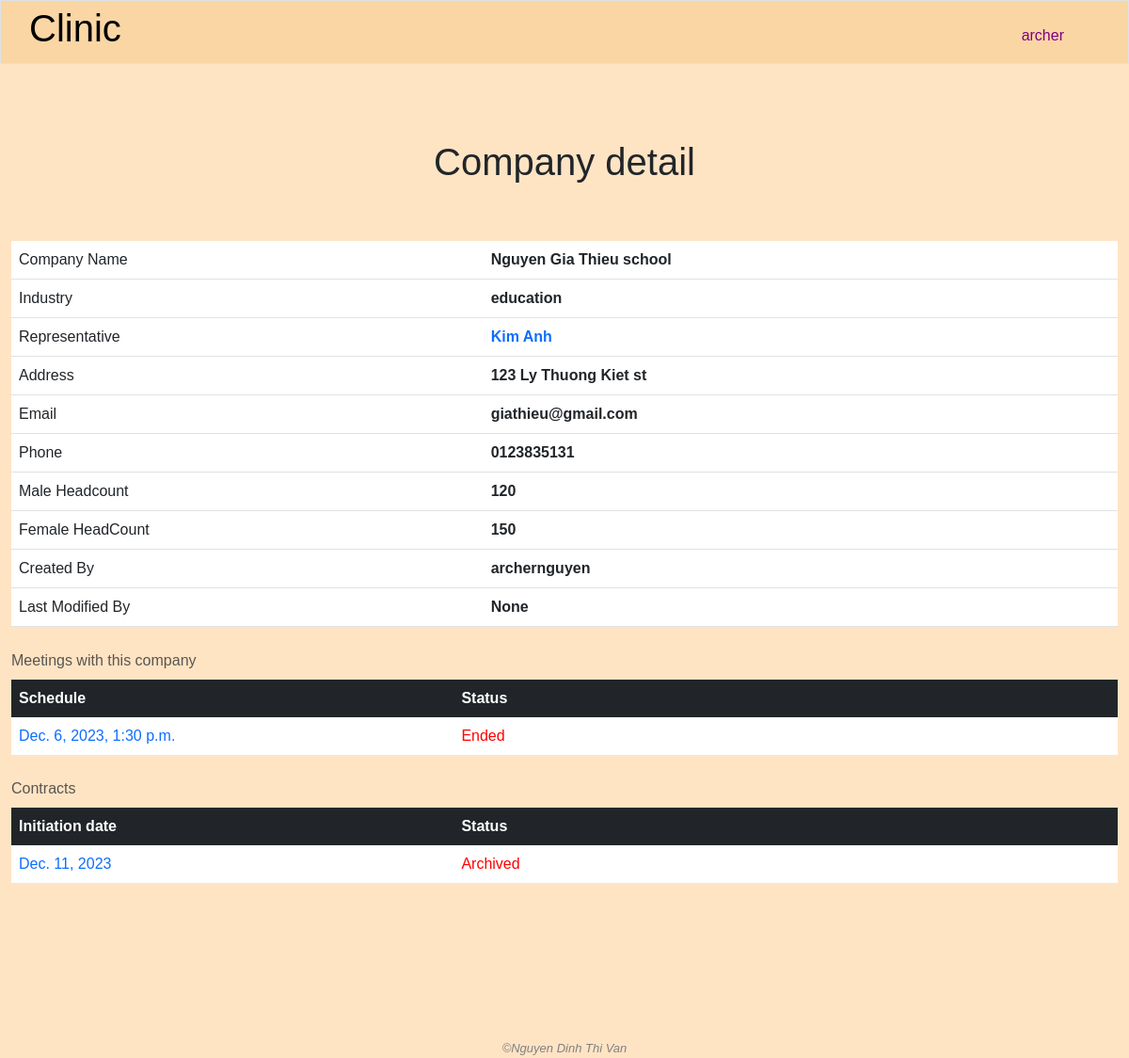
Page /company_detail/15 (signed in) on the earlier database version.
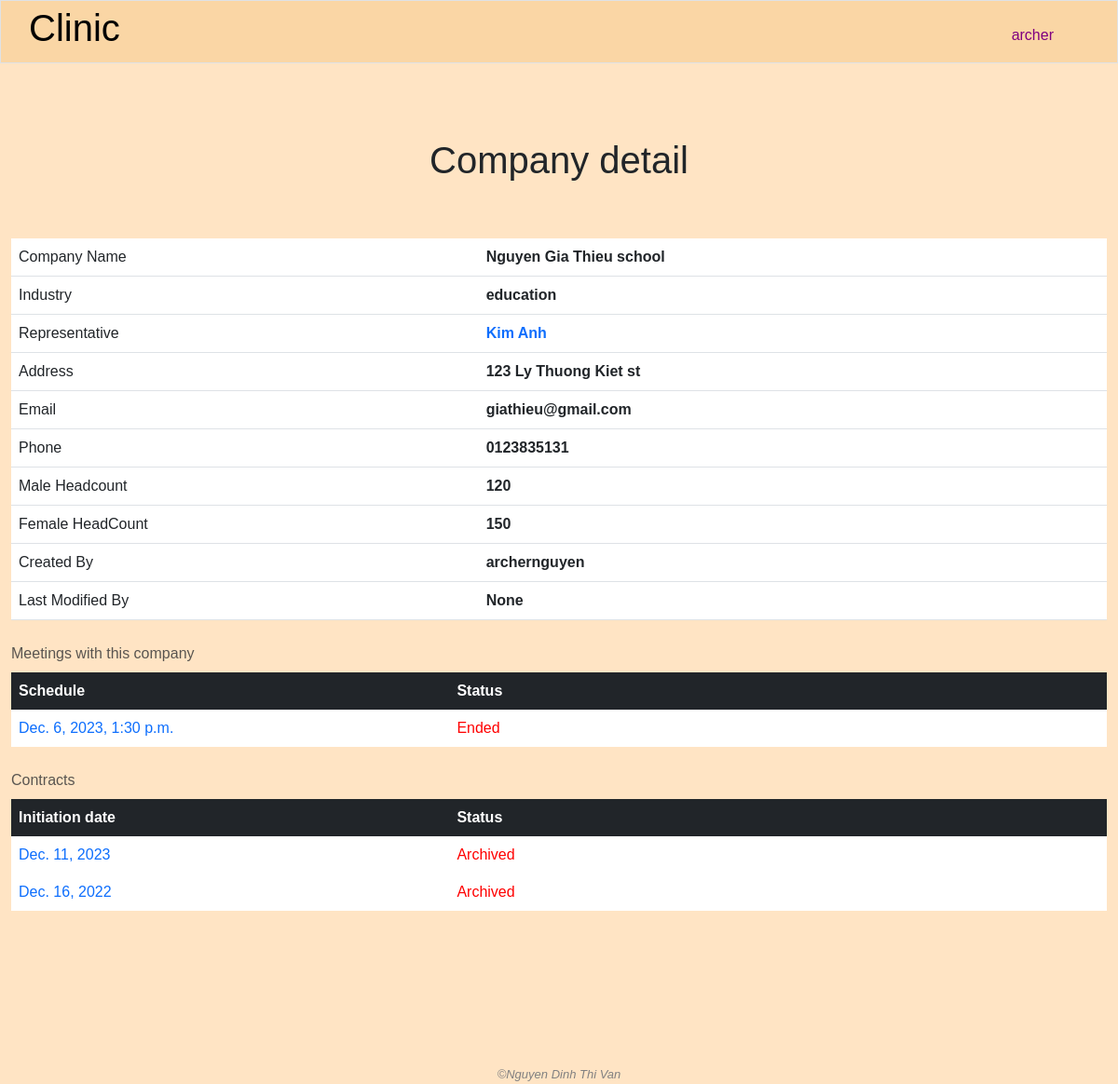
Same page on the later database version.
### clinic/models.py (models this page shows, shortened)
class MeetUp(models.Model):
    start_time = models.DateTimeField(blank=True, null=True)
    end_time = models.DateTimeField(blank=True, null=True)
    client = models.ForeignKey(Company, on_delete=models.CASCADE, related_name='meetings')
    created = models.DateTimeField(auto_now_add=True)
    end_or_not = models.BooleanField(default=False)

class Contract(models.Model):
    client = models.ForeignKey(Company, on_delete=models.CASCADE, related_name='contracts')
    services = models.ManyToManyField(Service, related_name='contracts')
    male_headcount = models.IntegerField()
    female_headcount = models.IntegerField()
    total_value = models.IntegerField(blank=True, null=True)
    discount = models.DecimalField(max_digits=5, decimal_places=2, default=0.00)
    revenue = models.IntegerField(blank=True, null=True)
    initiation_date = models.DateField(blank=True, null=True)
    created = models.DateTimeField(auto_now_add=True)
    created_by = models.ForeignKey(User, on_delete=models.SET_NULL, blank=True, null=True, related_name='contracts_added')
    modified_by = models.ForeignKey(User, on_delete=models.SET_NULL, blank=True, null=True, related_name='contracts_modified')
    pdf_file = models.FileField(upload_to='uploaded_files/', blank=True, null=True)
    archived = models.BooleanField(default=False)
    archived_date = models.DateTimeField(blank=True, null=True)
    archived_by = models.ForeignKey(User, on_delete=models.SET_NULL, blank=True, null=True, related_name="archived_contracts")

### clinic/views.py (the view)
# urls.py: path('company_detail/<int:company_id>', views.company_detail, name="company_detail"),
@login_required
def company_detail(request, company_id):
    if request.method == 'POST':
        try:
            company = Company.objects.get(pk=company_id)
        except Company.DoesNotExist:
            request.session['nay_message'] = "Company not found"
            if "read_company_info" not in user_right(request.user.management_right_level):
                return HttpResponseRedirect(reverse('index'))
            else:
                return HttpResponseRedirect(reverse('companies'))
        if "modify_company_info" not in user_right(request.user.management_right_level):
            request.session['nay_message'] = "You do not have the right to modify company's information"
            if "read_company_info" not in user_right(request.user.management_right_level):
                return HttpResponseRedirect(reverse('index'))
            else:
                return redirect("company_detail", company_id=company_id)
        name = request.POST.get('name', '')
        industry = request.POST.get('industry', '')
        address = request.POST.get('address', '')
        email = request.POST.get('email', '')
        phone = request.POST.get('phone', '')
        male_headcount = request.POST.get('male_headcount', '')
        female_headcount = request.POST.get('female_headcount', '')
        if not name or not industry or not address or not email or not phone or not male_headcount or not female_headcount:
            request.session['nay_message'] = "Please fill all fields"
            return redirect("company_detail", company_id=company_id)
        try:
            if int(male_headcount) < 0 or int(female_headcount) < 0:
                request.session['nay_message'] = "Headcount has to be equal or greater than 0"
                return redirect("company_detail", company_id=company_id)
        except ValueError:
            request.session['nay_message'] = "Headcount has to be integer"
            return redirect("company_detail", company_id=company_id)
        company.name = name
        company.industry = industry
        company.address = address
        company.email = email
        company.phone = phone
        company.male_headcount = male_headcount
        company.female_headcount = female_headcount
        company.modified_by = request.user
        company.save()
        update_method = request.POST.get('update_representative_method', '')
        if update_method:
            if update_method == "create_new":
                new_representative_name = request.POST.get('new_representative_name', '')
                new_representative_address = request.POST.get('new_representative_address', '')
                new_representative_email = request.POST.get('new_representative_email', '')
                new_representative_phone = request.POST.get('new_representative_phone', '')
                name_duplicate = People.objects.filter(name=new_representative_name).exists()
                email_duplicate = People.objects.filter(email=new_representative_email).exists()
                phone_duplicate = People.objects.filter(phone=new_representative_phone).exists()
                if name_duplicate or email_duplicate or phone_duplicate:
                    request.session['nay_message'] = "Update representative failed: Duplicate information, check name, email, and phone"
                    return redirect('company_detail', company_id=company_id)
                representative = People(
                    name = new_representative_name,
                    address = new_representative_address,
                    email = new_representative_email,
                    phone = new_representative_phone,
                    created_by = request.user
                )
                representative.save()
                company.representative = representative
                company.save()
            elif update_method == "choose_from_list":
                representative_id = request.POST.get('representative_id', '')
                if not representative_id:
                    request.session['nay_message'] = "Update representative failed: Person id not selected"
                    return redirect('company_detail', company_id=company_id)
                try:
                    representative = People.objects.get(pk=representative_id)
                except People.DoesNotExist:
                    request.session['nay_message'] = "Update representative failed: Person not found"
                    return redirect('company_detail', company_id=company_id)
                company.representative = representative
                company.save()
        request.session['yay_message'] = "Company information modified successfully"
        return redirect('company_detail', company_id=company_id)
    else:
        if "read_company_info" not in user_right(request.user.management_right_level):
            request.session['nay_message'] = "You do not have the right to access this page"
            return HttpResponseRedirect(reverse('index'))
        try:
            company = Company.objects.get(pk=company_id)
        except Company.DoesNotExist:
            request.session['nay_message'] = "Company with that id does not exist"
            return HttpResponseRedirect(reverse('companies'))
        people = People.objects.all()
        yay_message = request.session.get('yay_message', '')
        nay_message = request.session.get('nay_message', '')
        request.session['yay_message'] = ''
        request.session['nay_message'] = ''
        return render(request, "clinic/company_detail.html", {
            "company": company,
            "people": people,
            "yay_message": yay_message,
            "nay_message": nay_message
        })

### clinic/templates/clinic/company_detail.html (shortened to what this page needs)
{% extends "clinic/layout.html" %}
{% load static %}
{% block main %}
    <h1 class="text-center page-title">
        Company detail
    </h1>
    <div class="container-fluid">
        <table class="table table-hover">
            <tbody>
                <tr>
                    <td>Company Name</td>
                    <td><strong>{{ company.name }}</strong></td>
                </tr>
                <tr>
                    <td>Industry</td>
                    <td><strong>{{ company.industry }}</strong></td>
                </tr>
                <tr>
                    <td>Representative</td>
                    <td><strong><a class="no-underline" href="{% url 'person_detail' person_id=company.representative.id %}">{{ company.representative.name }}</a></strong></td>
                </tr>
                <tr>
                    <td>Address</td>
                    <td><strong>{{ company.address }}</strong></td>
                </tr>
                <tr>
                    <td>Email</td>
                    <td><strong>{{ company.email }}</strong></td>
                </tr>
                <tr>
                    <td>Phone</td>
                    <td><strong>{{ company.phone }}</strong></td>
                </tr>
                <tr>
                    <td>Male Headcount</td>
                    <td><strong>{{ company.male_headcount }}</strong></td>
                </tr>
                <tr>
                    <td>Female HeadCount</td>
                    <td><strong>{{ company.female_headcount }}</strong></td>
                </tr>
                <tr>
                    <td>Created By</td>
                    <td><strong>{{ company.created_by }}</strong></td>
                </tr>
                <tr>
                    <td>Last Modified By</td>
                    <td><strong>{{ company.modified_by }}</strong></td>
                </tr>
            </tbody>
        </table>
    </div>
    <div class="container-fluid">
        <table class="table table-borderless table-hover align-middle caption-top">
            <caption>Meetings with this company</caption>
            <thead class="table-dark">
                <tr>
                    <th width="40%">Schedule</th>
                    <th width="60%">Status</th>
                </tr>
            </thead>
            <tbody>
                {% for meeting in company.meetings.all.values %}
                    <tr>
                        <td><a class="no-underline" href="{% url 'meeting_agenda' meeting_id=meeting.id %}">{{ meeting.start_time }}</a></td>
                        <td>{% if not meeting.end_or_not %}<span style="color: green;">Active</span>{% else %}<span style="color: red;">Ended</span>{% endif %}</td>
                    </tr>
                {% empty %}
                    No meeting
                {% endfor %}
            </tbody>
        </table>
    </div>
    <div class="container-fluid">
        <table class="table table-borderless table-hover align-middle caption-top">
            <caption>Contracts</caption>
            <thead class="table-dark">
                <tr>
                    <th width="40%">Initiation date</th>
                    <th width="60%">Status</th>
                </tr>
            </thead>
            <tbody>
                {% for contract in company.contracts.all.values %}
                    <tr>
                        <td><a class="no-underline" href="{% url 'contract_detail' contract_id=contract.id %}">{{ contract.initiation_date }}</a></td>
                        <td>{% if contract.archived %}<span style="color:red;">Archived</span>{% else %}<span style="color: green;">Active</span>{% endif %}</td>
                    </tr>
                {% empty %}
                    No contract
                {% endfor %}
            </tbody>
        </table>
    </div>
{% endblock %}

Differences in the rows shown:
added Contract: initiation_date "Dec. 16, 2022", archived "Archived"
